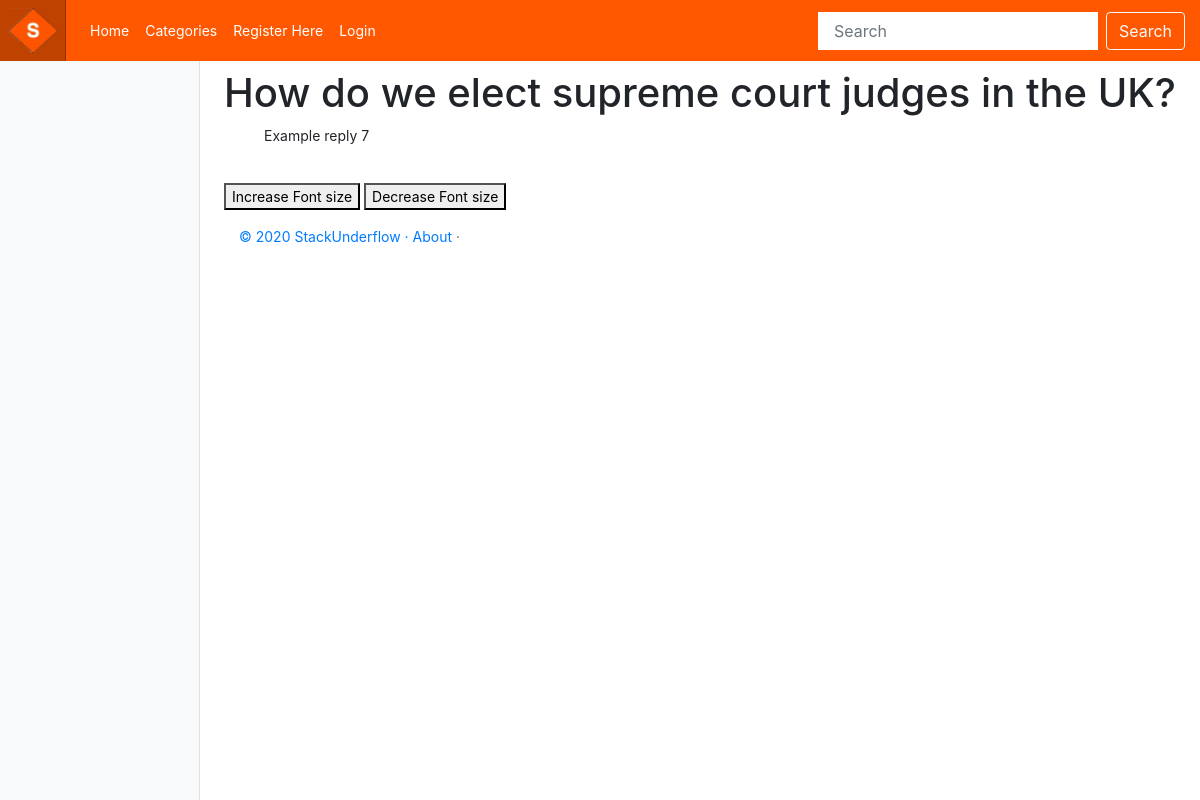
The page /stack_underflow/category/how-do-we-elect-supreme-court-judges-in-the-uk/show_thread/ on the database its author committed.
### stack_underflow/models.py (models this page shows, shortened)
class Thread(models.Model):
    category = models.ForeignKey(Category, on_delete=models.CASCADE)
    question = models.CharField(max_length=128, unique=True)
    replies = models.IntegerField(default=0)
    created_at = models.DateTimeField(auto_now_add=True)
    slug = models.SlugField(unique=True)

class Reply(models.Model):
    thread = models.ForeignKey(Thread, on_delete=models.CASCADE)
    text = models.CharField(max_length=2000)
    class Meta:
        verbose_name_plural = 'Replies'

### stack_underflow/views.py (the view)
# urls.py: path('category/<slug:thread_question_slug>/show_thread/', views.show_thread, name='show_thread'),
def show_thread(request, thread_question_slug):
    context_dict = {}
    try:
        thread = Thread.objects.get(slug=thread_question_slug)
        replies = Reply.objects.filter(thread=thread)
        context_dict['replies'] = replies
        context_dict['thread'] = thread
    except Thread.DoesNotExist:
        context_dict['replies'] = None
        context_dict['thread'] = None
    return render(request, 'stack_underflow/thread.html', context=context_dict)

### templates/stack_underflow/thread.html (shortened to what this page needs)
<!DOCTYPE html>
{% extends 'stack_underflow/base.html' %}
{% load staticfiles %}
{% block body_block %}
	{% if thread %}
	<h1>{{ thread.question }}</h1>
		{% if replies %}
	<ul id = "js">
		{% for reply in replies %}
		{{ reply.text }}  <br />
		{{ reply.created_at }} <br />
		{% endfor %}
	</ul>
		{% endif %}
	{% else %}
	<strong> No replies for this thread.</strong>
	{% endif %}
<button type="button" onclick="inceraseFont()">Increase Font size</button>
<button type="button" onclick="decreaseFont()">Decrease Font size</button>
{% endblock %}

### static/css/stack_underflow.css (style rules this page uses)
body { font-size: .875rem; }

### rows shown on the page
Thread: question "How do we elect supreme court judges in the UK?"
Reply: text "Example reply 7"
